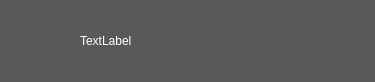
<?xml version="1.0" encoding="UTF-8"?>
<ui version="4.0">
 <class>TipWidget</class>
 <widget class="QWidget" name="TipWidget">
  <property name="geometry">
   <rect>
    <x>0</x>
    <y>0</y>
    <width>375</width>
    <height>82</height>
   </rect>
  </property>
  <property name="windowTitle">
   <string>Form</string>
  </property>
  <property name="styleSheet">
   <string notr="true">background-color: rgb(89, 89, 89);</string>
  </property>
  <widget class="QLabel" name="image_label">
   <property name="geometry">
    <rect>
     <x>10</x>
     <y>10</y>
     <width>64</width>
     <height>64</height>
    </rect>
   </property>
   <property name="frameShape">
    <enum>QFrame::NoFrame</enum>
   </property>
   <property name="text">
    <string/>
   </property>
  </widget>
  <widget class="QLabel" name="text_label">
   <property name="geometry">
    <rect>
     <x>80</x>
     <y>20</y>
     <width>281</width>
     <height>41</height>
    </rect>
   </property>
   <property name="styleSheet">
    <string notr="true">color: rgb(255, 255, 255);
font: 11pt &quot;新宋体&quot;;</string>
   </property>
   <property name="text">
    <string>TextLabel</string>
   </property>
  </widget>
 </widget>
 <resources/>
 <connections/>
</ui>
